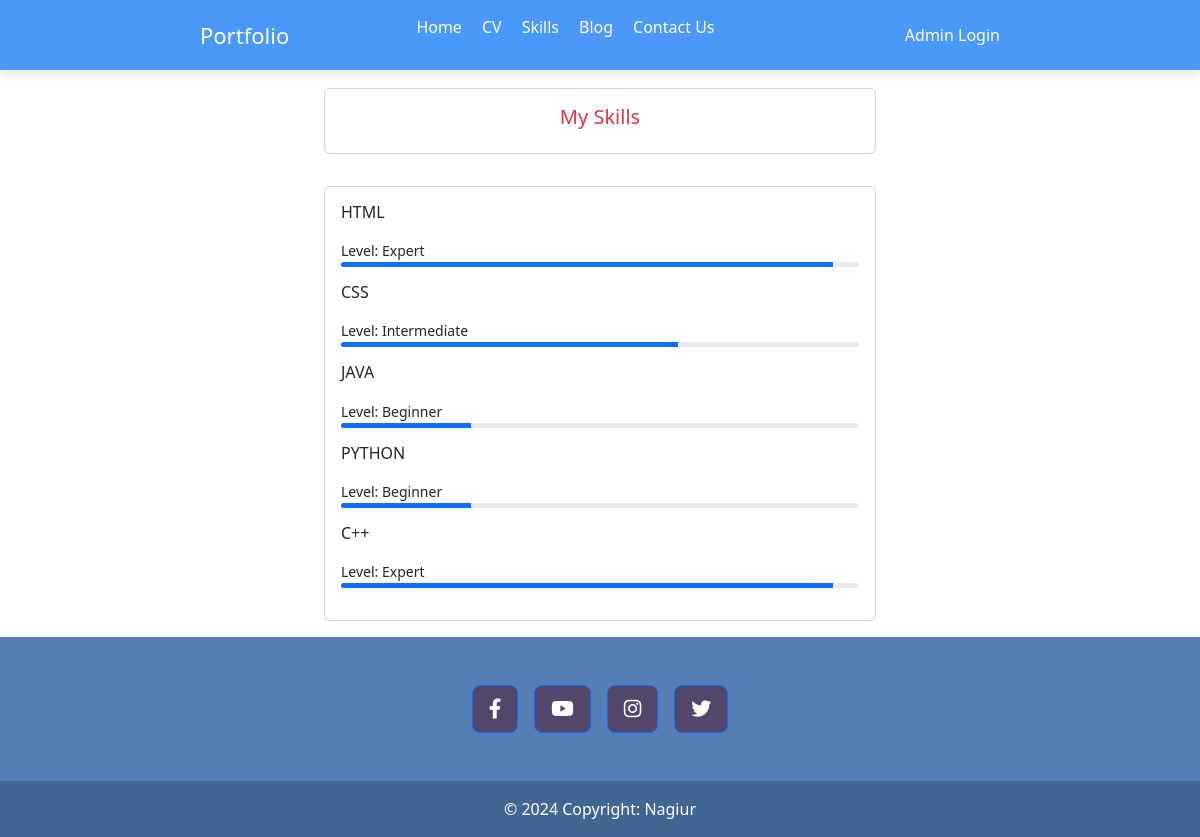
Screenshot of /skills/ with the database file from the repository.
### al_content/models.py (models this page shows, shortened)
class SkillModel(models.Model):
    user = models.ForeignKey(adminActount, on_delete=models.CASCADE)
    skill_name = models.CharField(max_length=255)
    proficiency_level = models.CharField(choices =LEVEL_CHOICES, max_length =15)

### al_content/views.py (the view)
# urls.py: path('skills/', views.skilx, name='skills'),
def skilx(request):
    data = models.SkillModel.objects.all()
    return render(request, 's_skil.html',{'data': data})

### al_content/templates/s_skil.html (shortened to what this page needs)
{% extends 'base.html' %}
{% load crispy_forms_tags %}
{% block content %}
<div class="d-flex flex-wrap px-5 pt-3 align-items-center justify-content-center">
    <div class="col-sm-6 mb-3">
        <div class="card h-100">
            <div class="card-body">
    <h5 class="text-center text-danger">My Skills </h5>
            </div>
        </div>
    </div>
</div>
<div class="d-flex flex-wrap px-5 pt-3 align-items-center justify-content-center">
<div class="col-sm-6 mb-3">
    <div class="card h-100">
        <div class="card-body">
            {% for x in data %}
            <h6 class="d-flex align-items-center mb-3">{{ x.skill_name }}</h6>
            <small> Level: {{ x.proficiency_level }}</small>
            <div class="progress mb-3" style="height: 5px">
                <div class="progress-bar bg-primary" role="progressbar" style="width:
                    {% if x.proficiency_level == 'Beginner' %}
                        25%;
                    {% elif x.proficiency_level == 'Intermediate' %}
                        65%;
                    {% elif x.proficiency_level == 'Expert' %}
                        95%;
                    {% endif %}
                " aria-valuenow="80" aria-valuemin="0" aria-valuemax="100"></div>
            </div>
            {% endfor %}
        </div>
    </div>
</div>
    </div>
{% endblock %}

### templates/base.html (shortened to what this page needs)
<!DOCTYPE html>
<html>
<head>
    <link href="https://cdn.jsdelivr.net/npm/bootstrap@5.3.3/dist/css/bootstrap.min.css" rel="stylesheet">
    <link rel="stylesheet" href="https://cdnjs.cloudflare.com/ajax/libs/ionicons/2.0.1/css/ionicons.min.css">
    <link rel="stylesheet" href="https://unicons.iconscout.com/release/v4.0.0/css/line.css" />
    <link href="https://cdnjs.cloudflare.com/ajax/libs/font-awesome/5.15.4/css/all.min.css" rel="stylesheet">
</head>
<body>
  <nav class="nav">
    <a href="/" class="logo">Portfolio</a>
    <ul class="nav-links">
      <li><a href="/">Home</a></li>
      {% if user.is_authenticated %}
      <li><a href="{% url 'createcategory' %}">Category</a></li>
      <li><a href="{% url 'createproject' %}">Project</a></li>
      <li><a href="{% url 'createSkill' %}">Skill</a></li>
      <li><a href="{% url 'createBlog' %}">Blog</a></li>
      <li><a href="{% url 'CV' %}">CV</a></li>
      {% else %}
      <li><a href="{% url 'mycv' %}">CV</a></li>
      <li><a href="{% url 'skills' %}">Skills</a></li>
      <li><a href="{% url 'showBlock' %}">Blog</a></li>
      <li><a href="{% url 'contact' %}">Contact Us</a></li>
      {% endif %}
    </ul>
    {% if user.is_authenticated %}
    <li><a href="{% url 'logout' %}">Logout</a></li>
    {% else %}
    <li><a href="{% url 'login' %}">Admin Login</a></li>
    {% endif %}
  </nav>
<br/>
<br/>
<br/>
{% block content %}{% endblock %}
  <footer class="text-center text-lg-start" style="background-color: #537fb6;">
    <div class="container d-flex justify-content-center py-5">
      <button type="button" class="btn btn-primary btn-lg btn-floating mx-2" style="background-color: #54456b;">
        <i class="fab fa-facebook-f"></i>
      </button>
      <button type="button" class="btn btn-primary btn-lg btn-floating mx-2" style="background-color: #54456b;">
        <i class="fab fa-youtube"></i>
      </button>
      <button type="button" class="btn btn-primary btn-lg btn-floating mx-2" style="background-color: #54456b;">
        <i class="fab fa-instagram"></i>
      </button>
      <button type="button" class="btn btn-primary btn-lg btn-floating mx-2" style="background-color: #54456b;">
        <i class="fab fa-twitter"></i>
      </button>
    </div>
    <div class="text-center text-white p-3" style="background-color: rgba(0, 0, 0, 0.2);">
      © 2024 Copyright:
      <a class="text-white" href="https://mdbootstrap.com/">Nagiur</a>
    </div>
  </footer>
  <link href="https://cdnjs.cloudflare.com/ajax/libs/font-awesome/5.15.4/css/all.min.css" rel="stylesheet">
</body>
</html>

### templates/base.html (style rules this page uses)
.nav { position: fixed; top: 0; left: 0; width: 100%; padding: 15px 200px; background: #4a98f7; box-shadow: 0 4px 10px rgba(0, 0, 0, 0.1); }
.nav, .nav .nav-links { display: flex; align-items: center; }
.nav { justify-content: space-between; }
a { color: #fff; text-decoration: none; }
.nav .logo { font-size: 22px; font-weight: 500; }
.nav .nav-links { column-gap: 20px; list-style: none; }
.nav .nav-links a { transition: all 0.2s linear; }

### rows the page displays
SkillModel: skill_name "HTML", proficiency_level "Expert"
SkillModel: skill_name "CSS", proficiency_level "Intermediate"
SkillModel: skill_name "JAVA", proficiency_level "Beginner"
SkillModel: skill_name "PYTHON", proficiency_level "Beginner"
SkillModel: skill_name "C++", proficiency_level "Expert"
